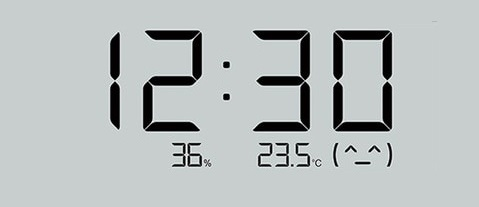
#> input picture zegarek.jpg, 479 x 207 px
$ python Zegar.py
#> lines starting #> are read from the running program, lines starting #| are printed output that depends on the picture; after the words box and inside, x2 and y2 are one past the last pixel; in counts of white or black regions, pixels touching at a corner belong together
from imutils import contours
from time import sleep
import imutils
import cv2
import numpy as np

DIGITS_LOOKUP = {
	(1, 1, 1, 0, 1, 1, 1): 0,
	(0, 0, 1, 0, 0, 1, 0): 1,
	(1, 0, 1, 1, 1, 0, 1): 2,
	(1, 0, 1, 1, 0, 1, 1): 3,
	(0, 1, 1, 1, 0, 1, 0): 4,
	(1, 1, 0, 1, 0, 1, 1): 5,
	(1, 1, 0, 1, 1, 1, 1): 6,
	(1, 0, 1, 0, 0, 1, 0): 7,
	(1, 1, 1, 1, 1, 1, 1): 8,
	(1, 1, 1, 1, 0, 1, 1): 9,
}

zegar = cv2.imread('zegarek.jpg')
#> zegar is the input picture: shape (207, 479, 3); mean B, G, R 189.7, 189.7, 184.1
output = zegar

contrast = cv2.convertScaleAbs(zegar, alpha=1, beta=90)
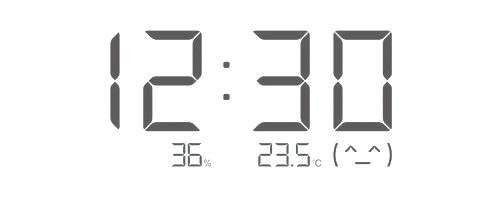
#> contrast: shape (207, 479, 3); mean B, G, R 242, 242, 241.9
cv2.imshow('kontrast', contrast)

szary = cv2.cvtColor(contrast, cv2.COLOR_RGB2GRAY)
cv2.imshow('szary', szary)

retval, binarszary = cv2.threshold(szary, 250, 255, cv2.THRESH_BINARY_INV)
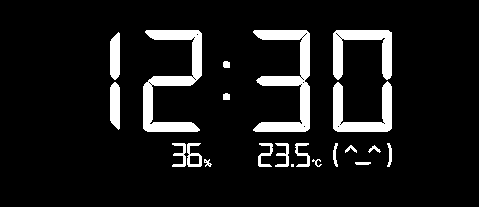
#> binarszary: shape (207, 479); 9.3% white; 21 white regions (1 under 20 px), largest, box (x1, y1, x2, y2) and area: (143, 30, 202, 132) 2244, (253, 30, 310, 132) 2243, (333, 81, 392, 132) 1326
cv2.imshow('binarszary', binarszary)

dilation = cv2.dilate(binarszary, kernel=np.ones((5,5), np.uint8) , iterations = 1,)
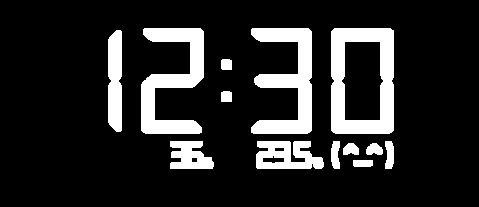
#> dilation: shape (207, 479); 15.3% white; 13 white regions, largest, box (x1, y1, x2, y2) and area: (331, 28, 394, 134) 3873, (141, 28, 204, 134) 3304, (251, 28, 312, 134) 3302
cv2.imshow('dylatacja', dilation)

closing = cv2.morphologyEx(dilation, cv2.MORPH_CLOSE, kernel=np.ones((5,5), np.uint8))
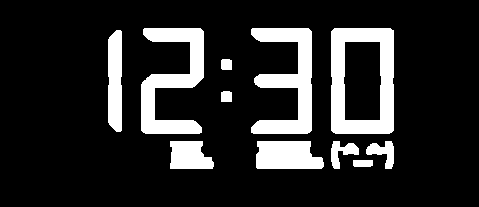
#> closing: shape (207, 479); 15.8% white; 11 white regions, largest, box (x1, y1, x2, y2) and area: (331, 28, 394, 134) 3893, (251, 28, 312, 134) 3307, (141, 28, 204, 134) 3304
cv2.imshow('closing', closing)

retval, otsu = cv2.threshold(closing, 49, 255, cv2.THRESH_OTSU)
#> retval = 0
cv2.imshow('otsu', otsu)

erozja = cv2.erode(otsu,kernel=np.ones((5,5), np.uint8),iterations = 2)
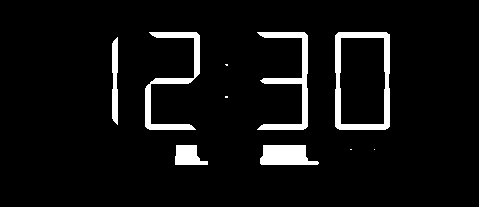
#> erozja: shape (207, 479); 6.1% white; 10 white regions (4 under 20 px)
cv2.imshow('erozja', erozja)


kontr = cv2.findContours(erozja.copy(), cv2.RETR_EXTERNAL,cv2.CHAIN_APPROX_NONE)
#> kontr = 10 contours, 4 with area under 20; largest, box (x1, y1, x2, y2) and area: (335, 32, 390, 130) 5188, (257, 32, 308, 130) 1084, (145, 32, 200, 130) 1046, (260, 145, 319, 165) 866, (175, 145, 208, 165) 436, (112, 37, 118, 125) 376
kontr = imutils.grab_contours(kontr)


zlicz = []

for c in kontr:
	(x, y, w, h) = cv2.boundingRect(c)

	if w >= 5 and (h >= 50 and h <= 350):
		zlicz.append(c)
#> this loop made 10 passes
#> (x, y, w, h) on passes 1, 3, 4, 5, 6, 7, 8, 9, 10: (374, 149, 1, 1), (260, 145, 59, 20), (175, 145, 33, 20), (225, 96, 3, 2), (225, 64, 3, 2), (112, 37, 6, 88), (335, 32, 55, 98), (257, 32, 51, 98), (145, 32, 55, 98)
#> (c, x, y, w, h) on pass 2: ([[350, 149], [351, 149]], 350, 149, 2, 1)
#> after the loop, zlicz = 4 contours; box (x1, y1, x2, y2) and area: (335, 32, 390, 130) 5188, (257, 32, 308, 130) 1084, (145, 32, 200, 130) 1046, (112, 37, 118, 125) 376

zlicz = contours.sort_contours(zlicz, method="left-to-right")[0]
digits = []


for c in zlicz:
	(x, y, w, h) = cv2.boundingRect(c)
	print(x, y, w, h)
	cal = w/h
	if (cal <0.3):
		digit = 1
	else:

		roi = erozja[y:y + h, x:x + w]

		(roiH, roiW) = roi.shape
		(dW, dH) = (int(roiW * 0.25), int(roiH * 0.15))
		dHC = int(roiH * 0.05)

		segments = [
			((0, 0), (w, dH)),
			((0, 0), (dW, h // 2)),
			((w - dW, 0), (w, h // 2)),
			((0, (h // 2) - dHC) , (w, (h // 2) + dHC)),
			((0, h // 2), (dW, h)),
			((w - dW, h // 2), (w, h)),
			((0, h - dH), (w, h))
		]
		on = [0] * len(segments)

		for (i, ((xA, yA), (xB, yB))) in enumerate(segments):
			xC=xB-xA
			yC=yB-yA

			#print('xA',xA,'xB', xB, 'xC', xC)
			#print('yA', yA, 'yB', yB, 'yC', yC)
			#print('xC/yC', xC/yC)

			if (xC / yC<0.2):
				digit = 1
			else:
				segkraw = roi[yA:yB, xA:xB]
				total = cv2.countNonZero(segkraw)
				area = (xB - xA) * (yB - yA)

				if area > 0.0:
					if total / float(area) > 0.4:
						on[i]= 1
				else:
					on[i]=0


		digit = DIGITS_LOOKUP[tuple(on)]
		digits.append(digit)
	cv2.rectangle(output, (x, y), (x + w, y + h), (0, 255, 0), 1)
	cv2.putText(output, str(digit), (x - 10, y - 10),
		cv2.FONT_HERSHEY_SIMPLEX, 0.65, (0, 255, 0), 2)
#> this loop made 4 passes
#> (x, y, w, h, cal, roiW, dW, digit) on passes 2 to 4: (145, 32, 55, 98, 0.561, 55, 13, 2), (257, 32, 51, 98, 0.52, 51, 12, 3), (335, 32, 55, 98, 0.561, 55, 13, 0)
#> (x, y, w, h, cal, digit) on pass 1: (112, 37, 6, 88, 0.0682, 1)
#| 112 37 6 88
#| 145 32 55 98
#| 257 32 51 98
#| 335 32 55 98
#> pass 3, `roi = erozja[y:y + h, x:x + w]`:
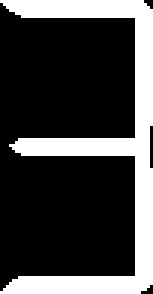
#> roi: shape (98, 51) (shown 3 times larger); 26.2% white; 1 white region, box (x1, y1, x2, y2) and area: (0, 0, 51, 98) 1307
#> after the loop:
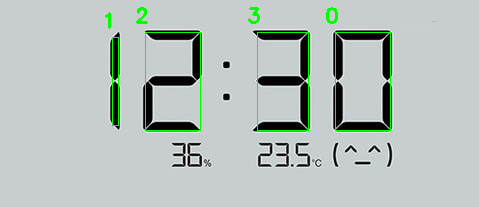
#> output: shape (207, 479, 3); mean B, G, R 188.4, 192.1, 182.9
#> after the loop, digits = [2, 3, 0]

cv2.imshow("Output", output)
cv2.waitKey(0)

sleep (5)
